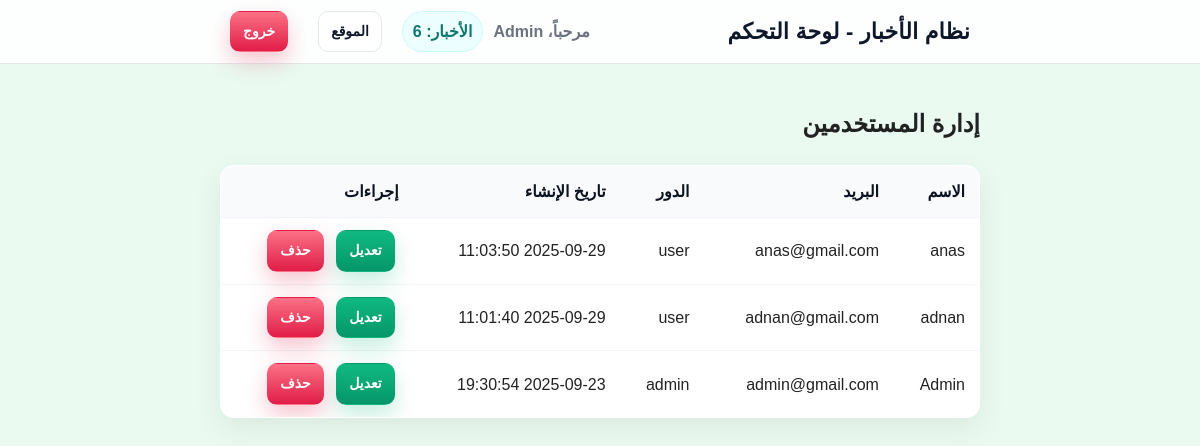
/admin-cp/users.php (signed in), run on the app's committed database.
### tables this page shows
CREATE TABLE `users` (
  `id` int(11) NOT NULL,
  `name` varchar(150) NOT NULL,
  `email` varchar(200) NOT NULL,
  `password` varchar(255) NOT NULL,
  `role` enum('admin','user') DEFAULT 'user',
  `created_at` timestamp NOT NULL DEFAULT current_timestamp()
);

### admin-cp/users.php (the view, shortened to what this page needs)
<?php
include('../config/config.php');
$sql = "SELECT id, name, email, role, created_at
        FROM users
        ORDER BY created_at DESC";
$res = mysqli_query($conn, $sql);
include_once __DIR__ . '/../includes/admin_header.php';
?>
<h2>إدارة المستخدمين</h2>
<?php if ($res && mysqli_num_rows($res) > 0): ?>
    <table class="table">
        <thead>
            <tr>
                <th>الاسم</th>
                <th>البريد</th>
                <th>الدور</th>
                <th>تاريخ الإنشاء</th>
                <th>إجراءات</th>
            </tr>
        </thead>
        <tbody>
        <?php while ($row = mysqli_fetch_assoc($res)): ?>
            <tr>
                <td><?php echo htmlspecialchars($row['name']); ?></td>
                <td><?php echo htmlspecialchars($row['email']); ?></td>
                <td><?php echo htmlspecialchars($row['role']); ?></td>
                <td><?php echo htmlspecialchars($row['created_at']); ?></td>
                <td>
                    <a  class="btn btn-small" href="edit_user.php?id=<?php echo intval($row['id']); ?>">تعديل</a>
                    <a  class="btn btn-danger btn-small" href="users.php?delete=<?php echo intval($row['id']); ?>"
                       onclick="return confirm('هل تريد حذف هذا المستخدم نهائيًا؟');">
                       حذف
                    </a>
                </td>
            </tr>
        <?php endwhile; ?>
        </tbody>
    </table>
<?php else: ?>
    <p>لا يوجد مستخدمون للعرض حالياً.</p>
<?php endif; ?>
<?php
include('../includes/footer.php');
?>

### includes/admin_header.php (shortened to what this page needs)
<?php
include('../config/config.php');
$adminName = $_SESSION['user_name'] ?? 'أدمن';
$resNews = mysqli_query($conn, "SELECT COUNT(*) AS cnt FROM news WHERE deleted = 0");
$newsCount = $resNews ? mysqli_fetch_assoc($resNews)['cnt'] : 0;
?>
<!DOCTYPE html>
<html lang="ar" dir="rtl">
<head>
<link rel="stylesheet" href="/news_project/assets/css/style.css">
</head>
<body>
<nav class="admin-header">
  <div class="container container-narrow">
    <a class="brand" href="../admin-cp/dashboard.php">
      نظام الأخبار - لوحة التحكم
    </a>
    <div class="nav-admin">
      <span class="hello">مرحباً، <?php echo htmlspecialchars($adminName); ?></span>
      <span class="badge bg-info">الأخبار: <?php echo $newsCount; ?></span>
      <a class="btn btn-sm btn-outline" href="../index.php">الموقع</a>
      <a class="btn btn-sm btn-danger" href="../logout.php">خروج</a>
    </div>
  </div>
</nav>
<main class="container container-narrow my-4">

### includes/footer.php (shortened to what this page needs)
</main>
</body>
</html>

### data on the page
users: name "anas", email "anas@gmail.com", role "user", created_at "2025-09-29 11:03:50"
users: name "adnan", email "adnan@gmail.com", role "user", created_at "2025-09-29 11:01:40"
users: name "Admin", email "admin@gmail.com", role "admin", created_at "2025-09-23 19:30:54"

### other printed values
$adminName "Admin"
$newsCount "6"
